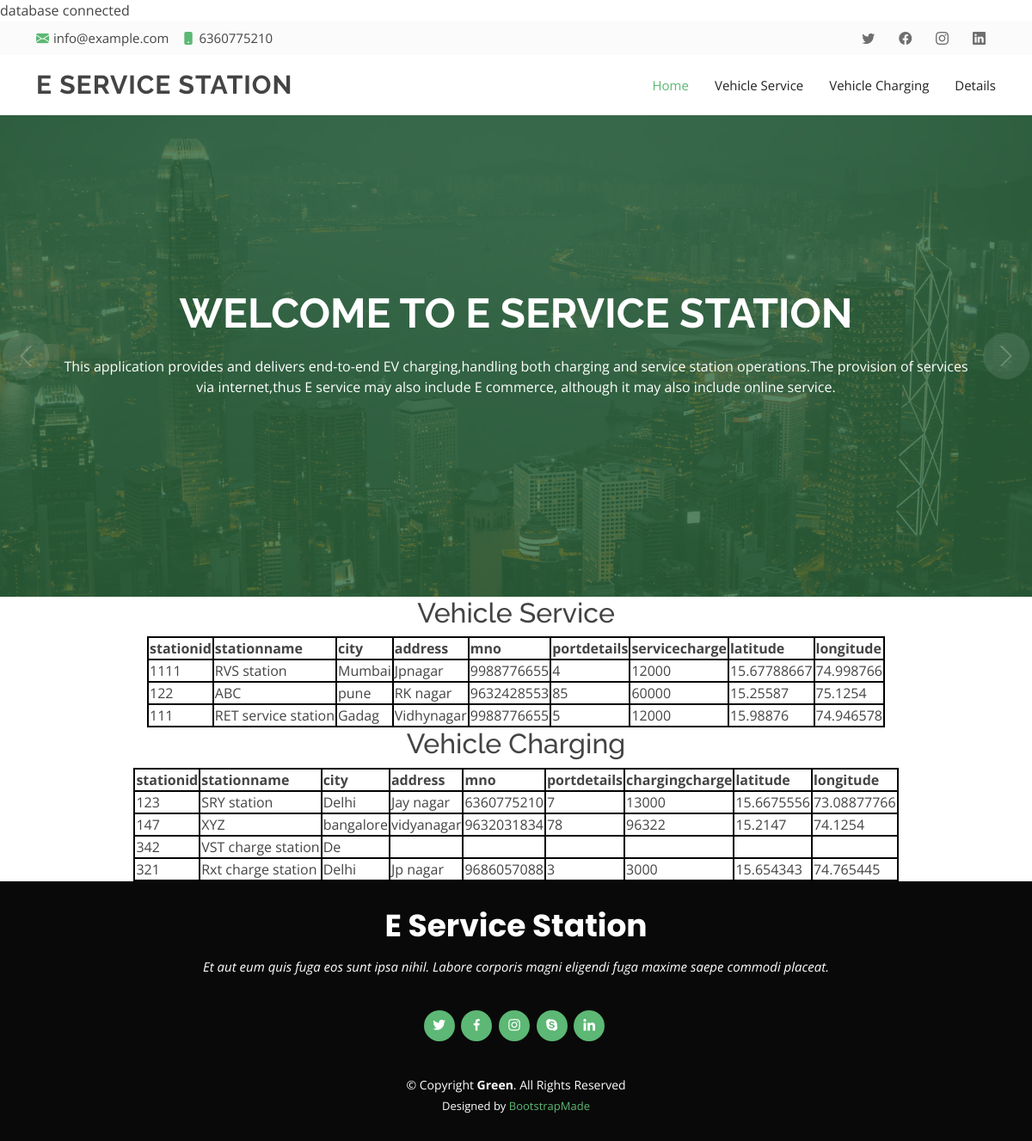
Screenshot of /dashboard/Display_details.php with the database file from the repository.
### tables this page shows
CREATE TABLE `TABLE_VSS` (
  `stationid` varchar(100) DEFAULT NULL,
  `stationname` varchar(100) DEFAULT NULL,
  `city` varchar(100) DEFAULT NULL,
  `address` varchar(100) DEFAULT NULL,
  `mno` varchar(100) DEFAULT NULL,
  `portdetails` varchar(100) DEFAULT NULL,
  `servicecharge` varchar(100) DEFAULT NULL,
  `latitude` varchar(100) DEFAULT NULL,
  `longitude` varchar(100) DEFAULT NULL
);

CREATE TABLE `TABLE_VCS` (
  `stationid` varchar(100) DEFAULT NULL,
  `stationname` varchar(100) DEFAULT NULL,
  `city` varchar(100) DEFAULT NULL,
  `address` varchar(100) DEFAULT NULL,
  `mno` varchar(100) DEFAULT NULL,
  `portdetails` varchar(100) DEFAULT NULL,
  `chargingcharge` varchar(100) DEFAULT NULL,
  `latitude` varchar(100) DEFAULT NULL,
  `longitude` varchar(100) DEFAULT NULL
);

### dashboard/Display_details.php (the view, shortened to what this page needs)
<?php
include('dbconnect.php');
$sql=mysqli_query($conn,"SELECT * FROM TABLE_VSS");
$sql1=mysqli_query($conn,"SELECT * FROM TABLE_VCS");
?>
<!DOCTYPE html>
<html lang="en">
<head>
  <link href="assets/vendor/animate.css/animate.min.css" rel="stylesheet">
  <link href="assets/vendor/bootstrap/css/bootstrap.min.css" rel="stylesheet">
  <link href="assets/vendor/bootstrap-icons/bootstrap-icons.css" rel="stylesheet">
  <link href="assets/vendor/boxicons/css/boxicons.min.css" rel="stylesheet">
  <link href="assets/vendor/glightbox/css/glightbox.min.css" rel="stylesheet">
  <link href="assets/vendor/swiper/swiper-bundle.min.css" rel="stylesheet">
  <link href="assets/css/style.css" rel="stylesheet">
</head>
<body>
  <section id="topbar" class="d-flex align-items-center">
    <div class="container d-flex justify-content-center justify-content-md-between">
      <div class="contact-info d-flex align-items-center">
        <i class="bi bi-envelope-fill"></i><a href="mailto:contact@example.com">info@example.com</a>
        <i class="bi bi-phone-fill phone-icon"></i> 6360775210
      </div>
      <div class="social-links d-none d-md-block">
        <a href="#" class="twitter"><i class="bi bi-twitter"></i></a>
        <a href="#" class="facebook"><i class="bi bi-facebook"></i></a>
        <a href="#" class="instagram"><i class="bi bi-instagram"></i></a>
        <a href="#" class="linkedin"><i class="bi bi-linkedin"></i></i></a>
      </div>
    </div>
  </section>
  <header id="header" class="d-flex align-items-center">
    <div class="container d-flex align-items-center">
      <h1 class="logo me-auto"><a href="index.html"></a>E SERVICE STATION</h1>
      <nav id="navbar" class="navbar">
        <ul>
          <li><a class="nav-link scrollto active" href="#hero">Home</a></li>
          <li><a class="nav-link scrollto" href="VehicleService_page.php">Vehicle Service</a></li>
          <li><a class="nav-link scrollto" href="VehicleCharging_page.php">Vehicle Charging</a></li>
          <li><a class="nav-link scrollto " href="Display_details.php">Details</a></li>
        </ul>
      </nav>
    </div>
  </header>
  <section id="hero">
    <div id="heroCarousel" data-bs-interval="5000" class="carousel slide carousel-fade" data-bs-ride="carousel">
      <div class="carousel-inner" role="listbox">
        <div class="carousel-item active" style="background-image: url(assets/img/slide/slide-1.jpg)">
          <div class="carousel-container">
            <div class="container">
              <h2 class="animate__animated animate__fadeInDown">WELCOME TO <span>E SERVICE STATION</span></h2>
              <p class="animate__animated animate__fadeInUp">This application provides and delivers end-to-end EV charging,handling both charging and service station operations.The provision of services via internet,thus E service may also include E commerce, although it may also include online service.</p>
            </div>
          </div>
        </div>
      </div>
      <a class="carousel-control-prev" href="#heroCarousel" role="button" data-bs-slide="prev">
        <span class="carousel-control-prev-icon bi bi-chevron-left" aria-hidden="true"></span>
      </a>
      <a class="carousel-control-next" href="#heroCarousel" role="button" data-bs-slide="next">
        <span class="carousel-control-next-icon bi bi-chevron-right" aria-hidden="true"></span>
      </a>
    </div>
  </section>
  	<center>
  <h2>Vehicle Service</h2>
  <table border=2>
            <tr>
                <th>stationid</th>
                <th>stationname</th>
                <th>city</th>
                <th>address</th>
                <th>mno</th>
                <th>portdetails</th>
                <th>servicecharge</th>
                <th>latitude</th>
                <th>longitude</th>
            </tr>
            <?php
            while($row=mysqli_fetch_array($sql))
           {
            $v1=$row['stationid'];
            $v2=$row['stationname'];
            $v3=$row['city'];
            $v4=$row['address'];
            $v5=$row['mno'];
            $v6=$row['portdetails'];
            $v7=$row['servicecharge'];
            $v8=$row['latitude'];
            $v9=$row['longitude'];
             ?>
            <tr>
           <td><?php echo $v1; ?></td>
           <td><?php echo $v2; ?></td>
           <td><?php echo $v3; ?></td>
           <td><?php echo $v4; ?></td>
           <td><?php echo $v5; ?></td>
           <td><?php echo $v6; ?></td>
           <td><?php echo $v7; ?></td>
           <td><?php echo $v8; ?></td>
           <td><?php echo $v9; ?></td>
             </tr>
            <?php
            }
            ?>
    </table>
    </center>
<center>
  <h2>Vehicle Charging</h2>
  <table border=2>
            <tr>
                <th>stationid</th>
                <th>stationname</th>
                <th>city</th>
                <th>address</th>
                <th>mno</th>
                <th>portdetails</th>
                <th>chargingcharge</th>
                <th>latitude</th>
                <th>longitude</th>
            </tr>
            <?php
            while($row=mysqli_fetch_array($sql1))
           {
            $v1=$row['stationid'];
            $v2=$row['stationname'];
            $v3=$row['city'];
            $v4=$row['address'];
            $v5=$row['mno'];
            $v6=$row['portdetails'];
            $v7=$row['chargingcharge'];
            $v8=$row['latitude'];
            $v9=$row['longitude'];
             ?>
            <tr>
           <td><?php echo $v1; ?></td>
           <td><?php echo $v2; ?></td>
           <td><?php echo $v3; ?></td>
           <td><?php echo $v4; ?></td>
           <td><?php echo $v5; ?></td>
           <td><?php echo $v6; ?></td>
           <td><?php echo $v7; ?></td>
           <td><?php echo $v8; ?></td>
           <td><?php echo $v9; ?></td>
             </tr>
            <?php
            }
            ?>
    </table>
    </center>
  <footer id="footer">
    <div class="container">
      <h3>E Service Station</h3>
      <p>Et aut eum quis fuga eos sunt ipsa nihil. Labore corporis magni eligendi fuga maxime saepe commodi placeat.</p>
      <div class="social-links">
        <a href="#" class="twitter"><i class="bx bxl-twitter"></i></a>
        <a href="#" class="facebook"><i class="bx bxl-facebook"></i></a>
        <a href="#" class="instagram"><i class="bx bxl-instagram"></i></a>
        <a href="#" class="google-plus"><i class="bx bxl-skype"></i></a>
        <a href="#" class="linkedin"><i class="bx bxl-linkedin"></i></a>
      </div>
      <div class="copyright">
        &copy; Copyright <strong><span>Green</span></strong>. All Rights Reserved
      </div>
      <div class="credits">
        Designed by <a href="https://bootstrapmade.com/">BootstrapMade</a>
      </div>
    </div>
  </footer>
</body>
</html>

### dashboard/assets/css/style.css (style rules this page uses)
body { font-family: "Open Sans", sans-serif; color: #444444; }
a { text-decoration: none; color: #5cb874; }
h1, h2, h3, h4, h5, h6 { font-family: "Raleway", sans-serif; }
#topbar { background: #fbfbfb; font-size: 15px; height: 40px; padding: 0; }
#topbar .contact-info a { line-height: 0; color: #444444; transition: 0.3s; }
#topbar .contact-info i { color: #5cb874; line-height: 0; margin-right: 5px; }
#topbar .contact-info .phone-icon { margin-left: 15px; }
#topbar .social-links a { color: #6f6f6f; padding: 4px 12px; display: inline-block; line-height: 1px; transition: 0.3s; }
#header { background: #fff; transition: all 0.5s; z-index: 997; height: 70px; }
#header .logo { font-size: 30px; margin: 0; padding: 0; line-height: 1; font-weight: 700; letter-spacing: 1px; text-transform: uppercase; }
.navbar { padding: 0; }
.navbar ul { margin: 0; padding: 0; display: flex; list-style: none; align-items: center; }
.navbar li { position: relative; }
.navbar a, .navbar a:focus { display: flex; align-items: center; justify-content: space-between; padding: 10px 0 10px 30px; font-size: 15px; color: #222222; white-space: nowrap; transition: 0.3s; }
.navbar a:hover, .navbar .active, .navbar .active:focus, .navbar li:hover>a { color: #5cb874; }
#hero { width: 100%; height: 70vh; background-color: rgba(9, 9, 9, 0.8); overflow: hidden; position: relative; }
#hero .carousel, #hero .carousel-inner, #hero .carousel-item, #hero .carousel-item::before { background-size: cover; background-position: center; background-repeat: no-repeat; position: absolute; top: 0; right: 0; left: 0; bottom: 0; }
#hero .carousel-item::before { content: ""; background-color: rgba(45, 103, 60, 0.8); }
#hero .carousel-container { display: flex; justify-content: center; align-items: center; position: absolute; bottom: 0; top: 0; left: 50px; right: 50px; }
#hero .container { text-align: center; }
#hero h2 { color: #fff; margin-bottom: 20px; font-size: 48px; font-weight: 700; }
#hero p { -webkit-animation-delay: 0.4s; animation-delay: 0.4s; margin: 0 auto 30px auto; color: #fff; }
#hero .carousel-inner .carousel-item { transition-property: opacity; background-position: center top; }
#hero .carousel-inner .carousel-item, #hero .carousel-inner .active.carousel-item-start, #hero .carousel-inner .active.carousel-item-end { opacity: 0; }
#hero .carousel-inner .active, #hero .carousel-inner .carousel-item-next.carousel-item-start, #hero .carousel-inner .carousel-item-prev.carousel-item-end { opacity: 1; transition: 0.5s; }
#hero .carousel-control-next-icon, #hero .carousel-control-prev-icon { background: none; font-size: 30px; line-height: 0; width: auto; height: auto; background: rgba(255, 255, 255, 0.2); border-radius: 50px; transition: 0.3s; color: rgba(255, 255, 255, 0.5); width: 54px; height: 54px; display: flex; align-items: center; justify-content: center; }
@media (min-width: 1024px) { #hero .carousel-control-prev, #hero .carousel-control-next { width: 5%; } }
section { padding: 60px 0; }
#footer { background: #090909; color: #fff; font-size: 14px; text-align: center; padding: 30px 0; }
#footer h3 { font-size: 36px; font-weight: 700; color: #fff; position: relative; font-family: "Poppins", sans-serif; padding: 0; margin: 0 0 15px 0; }
#footer p { font-size: 15; font-style: italic; padding: 0; margin: 0 0 40px 0; }
#footer .social-links { margin: 0 0 40px 0; }
#footer .social-links a { font-size: 18px; display: inline-block; background: #5cb874; color: #fff; line-height: 1; padding: 8px 0; margin-right: 4px; border-radius: 50%; text-align: center; width: 36px; height: 36px; transition: 0.3s; }
#footer .copyright { margin: 0 0 5px 0; }
#footer .credits { font-size: 13px; }

### dashboard/Display_details.php (style rules this page uses)
table,th,td { border:2px solid black; }

### rows the page displays
table_vss: stationid "1111", stationname "RVS station", city "Mumbai", address "Jpnagar", mno "9988776655", portdetails "4", servicecharge "12000", latitude "15.67788667", longitude "74.998766"
table_vss: stationid "122", stationname "ABC", city "pune", address "RK nagar", mno "9632428553", portdetails "85", servicecharge "60000", latitude "15.25587", longitude "75.1254"
table_vss: stationid "111", stationname "RET service station", city "Gadag", address "Vidhynagar", mno "9988776655", portdetails "5", servicecharge "12000", latitude "15.98876", longitude "74.946578"
table_vcs: stationid "123", stationname "SRY station", city "Delhi", address "Jay nagar", mno "6360775210", portdetails "7", chargingcharge "13000", latitude "15.6675556", longitude "73.08877766"
table_vcs: stationid "147", stationname "XYZ", city "bangalore", address "vidyanagar", mno "9632031834", portdetails "78", chargingcharge "96322", latitude "15.2147", longitude "74.1254"
table_vcs: stationid "342", stationname "VST charge station", city "De"
table_vcs: stationid "321", stationname "Rxt charge station", city "Delhi", address "Jp nagar", mno "9686057088", portdetails "3", chargingcharge "3000", latitude "15.654343", longitude "74.765445"
